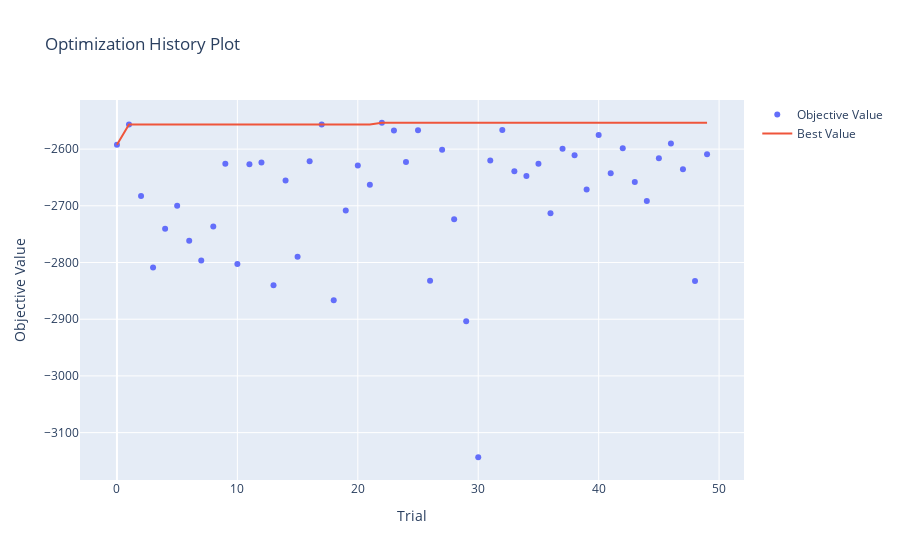
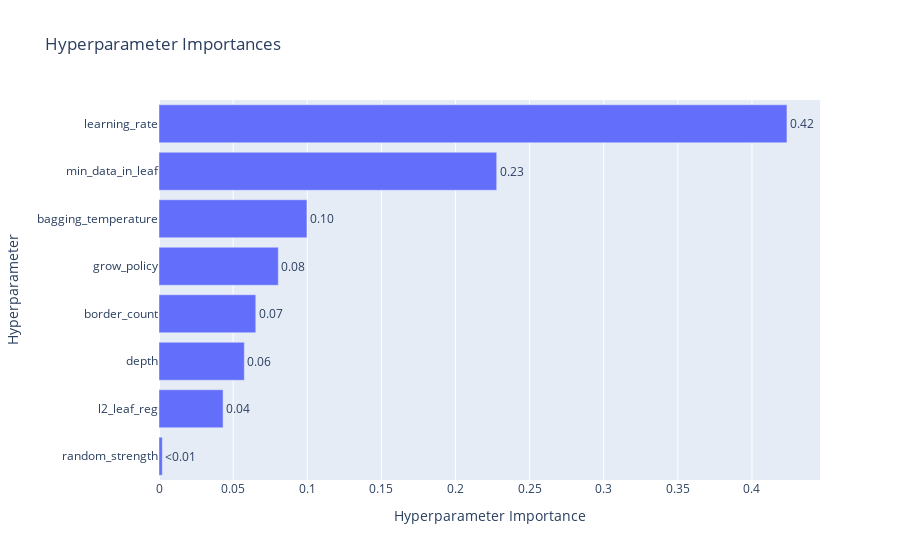

Source (notebook cell) for these figures, in order:
### Code cell
fig1 = optuna.visualization.plot_optimization_history(study)
fig1.show()
    
fig2 = optuna.visualization.plot_param_importances(study)
fig2.show()
    
# Plot feature importance from the final model
feature_importance = final_model.get_feature_importance()
sorted_idx = np.argsort(feature_importance)
plt.figure(figsize=(10, 12))
plt.barh(range(len(sorted_idx)), feature_importance[sorted_idx])
plt.yticks(range(len(sorted_idx)), np.array(range(X.shape[1]))[sorted_idx])
plt.title('CatBoost Feature Importance')
plt.tight_layout()
plt.show()

### Figure 1 — Plotly figure (JSON) as saved in the notebook; plotly's stock layout.template omitted (floating-point values rounded to 4 significant figures)
{"data": [{"mode": "markers", "name": "Objective Value", "type": "scatter", "x": [0, 1, 2, 3, 4, 5, 6, 7, 8, 9, 10, 11, 12, 13, 14, 15, 16, 17, 18, 19, 20, 21, 22, 23, 24, 25, 26, 27, 28, 29, 30, 31, 32, 33, 34, 35, 36, 37, 38, 39, 40, 41, 42, 43, 44, 45, 46, 47, 48, 49], "y": [-2593.0, -2557.0, -2683.0, -2809.0, -2741.0, -2700.0, -2762.0, -2796.0, -2737.0, -2626.0, -2803.0, -2627.0, -2624.0, -2840.0, -2655.0, -2790.0, -2621.0, -2556.0, -2866.0, -2708.0, -2629.0, -2663.0, -2554.0, -2567.0, -2623.0, -2567.0, -2832.0, -2601.0, -2724.0, -2903.0, -3143.0, -2620.0, -2566.0, -2639.0, -2648.0, -2626.0, -2713.0, -2599.0, -2611.0, -2671.0, -2575.0, -2643.0, -2598.0, -2658.0, -2692.0, -2616.0, -2590.0, -2636.0, -2833.0, -2609.0]}, {"mode": "lines", "name": "Best Value", "type": "scatter", "x": [0, 1, 2, 3, 4, 5, 6, 7, 8, 9, 10, 11, 12, 13, 14, 15, 16, 17, 18, 19, 20, 21, 22, 23, 24, 25, 26, 27, 28, 29, 30, 31, 32, 33, 34, 35, 36, 37, 38, 39, 40, 41, 42, 43, 44, 45, 46, 47, 48, 49], "y": [-2593.0, -2557.0, -2557.0, -2557.0, -2557.0, -2557.0, -2557.0, -2557.0, -2557.0, -2557.0, -2557.0, -2557.0, -2557.0, -2557.0, -2557.0, -2557.0, -2557.0, -2556.0, -2556.0, -2556.0, -2556.0, -2556.0, -2554.0, -2554.0, -2554.0, -2554.0, -2554.0, -2554.0, -2554.0, -2554.0, -2554.0, -2554.0, -2554.0, -2554.0, -2554.0, -2554.0, -2554.0, -2554.0, -2554.0, -2554.0, -2554.0, -2554.0, -2554.0, -2554.0, -2554.0, -2554.0, -2554.0, -2554.0, -2554.0, -2554.0]}, {"marker": {"color": "#cccccc"}, "mode": "markers", "name": "Infeasible Trial", "showlegend": false, "type": "scatter", "x": [], "y": []}], "layout": {"title": {"text": "Optimization History Plot"}, "xaxis": {"title": {"text": "Trial"}}, "yaxis": {"title": {"text": "Objective Value"}}}}

### Figure 2 — Plotly figure (JSON) as saved in the notebook; plotly's stock layout.template omitted (floating-point values rounded to 4 significant figures)
{"data": [{"cliponaxis": false, "hovertemplate": ["random_strength (FloatDistribution): 0.002233799707746103<extra></extra>", "l2_leaf_reg (FloatDistribution): 0.04323416555068531<extra></extra>", "depth (IntDistribution): 0.05754643936775967<extra></extra>", "border_count (IntDistribution): 0.06528494979325045<extra></extra>", "grow_policy (CategoricalDistribution): 0.08049413617680277<extra></extra>", "bagging_temperature (FloatDistribution): 0.09979658097457865<extra></extra>", "min_data_in_leaf (IntDistribution): 0.22780463848559765<extra></extra>", "learning_rate (FloatDistribution): 0.42360528994357916<extra></extra>"], "name": "Objective Value", "orientation": "h", "text": ["<0.01", "0.04", "0.06", "0.07", "0.08", "0.10", "0.23", "0.42"], "textposition": "outside", "type": "bar", "x": [0.002234, 0.04323, 0.05755, 0.06528, 0.08049, 0.0998, 0.2278, 0.4236], "y": ["random_strength", "l2_leaf_reg", "depth", "border_count", "grow_policy", "bagging_temperature", "min_data_in_leaf", "learning_rate"]}], "layout": {"title": {"text": "Hyperparameter Importances"}, "xaxis": {"title": {"text": "Hyperparameter Importance"}}, "yaxis": {"title": {"text": "Hyperparameter"}}}}
